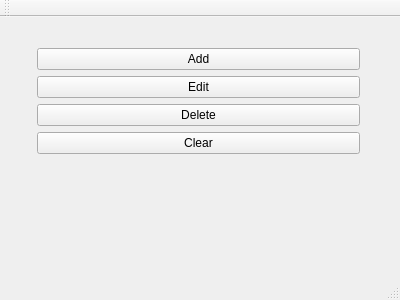
<?xml version="1.0" encoding="UTF-8"?>
<ui version="4.0">
 <class>MainWindow</class>
 <widget class="QMainWindow" name="MainWindow">
  <property name="geometry">
   <rect>
    <x>0</x>
    <y>0</y>
    <width>400</width>
    <height>300</height>
   </rect>
  </property>
  <property name="windowTitle">
   <string>Phone Book</string>
  </property>
  <widget class="QWidget" name="centralWidget">
   <widget class="QWidget" name="formLayoutWidget">
    <property name="geometry">
     <rect>
      <x>20</x>
      <y>20</y>
      <width>351</width>
      <height>196</height>
     </rect>
    </property>
    <layout class="QFormLayout" name="formLayout">
     <item row="1" column="1">
      <layout class="QVBoxLayout" name="verticalLayout">
       <item>
        <widget class="QPushButton" name="pushButtonAdd">
         <property name="text">
          <string>Add</string>
         </property>
        </widget>
       </item>
       <item>
        <widget class="QPushButton" name="pushButtonEdit">
         <property name="text">
          <string>Edit</string>
         </property>
        </widget>
       </item>
       <item>
        <widget class="QPushButton" name="pushButtonDel">
         <property name="text">
          <string>Delete</string>
         </property>
        </widget>
       </item>
       <item>
        <widget class="QPushButton" name="pushButtonClear">
         <property name="text">
          <string>Clear</string>
         </property>
        </widget>
       </item>
      </layout>
     </item>
     <item row="1" column="0">
      <widget class="QListWidget" name="listWidget"/>
     </item>
    </layout>
   </widget>
  </widget>
  <widget class="QMenuBar" name="menuBar">
   <property name="geometry">
    <rect>
     <x>0</x>
     <y>0</y>
     <width>400</width>
     <height>19</height>
    </rect>
   </property>
  </widget>
  <widget class="QToolBar" name="mainToolBar">
   <attribute name="toolBarArea">
    <enum>TopToolBarArea</enum>
   </attribute>
   <attribute name="toolBarBreak">
    <bool>false</bool>
   </attribute>
  </widget>
  <widget class="QStatusBar" name="statusBar"/>
 </widget>
 <layoutdefault spacing="6" margin="11"/>
 <resources/>
 <connections/>
</ui>
